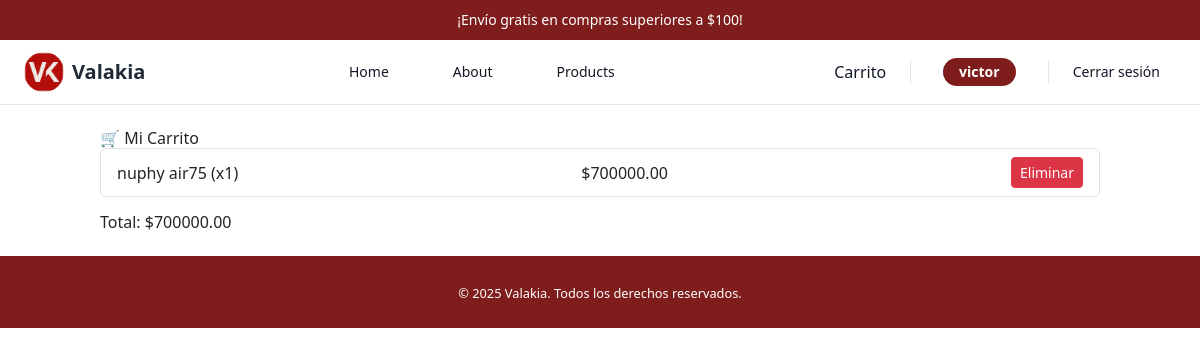
The app's page /cart/ (signed in), older data.
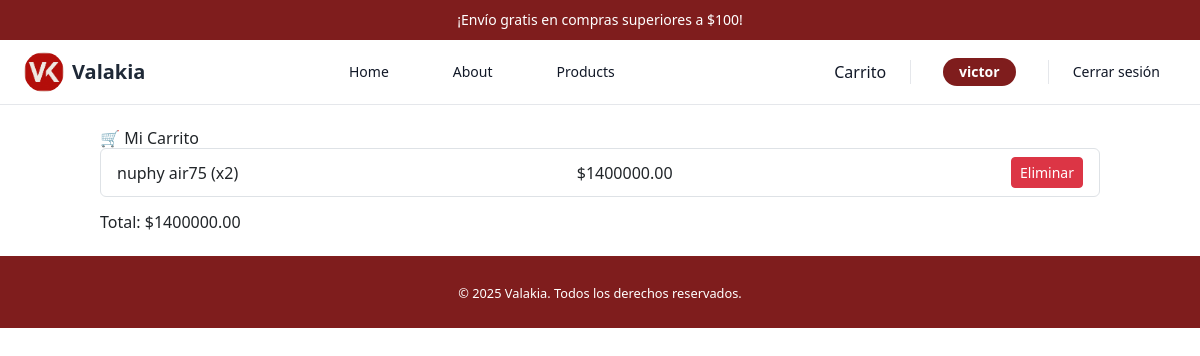
The same page, newer data.
### pages/models.py (models this page shows, shortened)
class CartItem(models.Model):
    cart = models.ForeignKey(Cart, on_delete=models.CASCADE)
    product = models.ForeignKey(Product, on_delete=models.CASCADE)
    quantity = models.PositiveIntegerField(default=1)
    def get_total(self):
        return self.product.price * self.quantity

class Product(models.Model):
    name = models.CharField(max_length=100)
    price = models.DecimalField(max_digits=10, decimal_places=2)
    image = models.ImageField(upload_to="products/", blank=True, null=True)
    descripcion = models.TextField(blank=True, verbose_name="Descripción")
    cantidad_vendidos = models.PositiveIntegerField(default=0, verbose_name="Cantidad vendidos")
    es_producto_dia = models.BooleanField(default=False, verbose_name="¿Producto del día?")

### pages/views.py (the view)
# urls.py: path("cart/", cart_view, name="cart"),
@login_required(login_url='/login/')
def cart_view(request):
    cart, created = Cart.objects.get_or_create(user=request.user)
    items = cart.cartitem_set.all()
    total = sum(item.get_total() for item in items)
    return render(request, 'pages/cart.html', {
        'cart_items': items,
        'total': total
    })

### pages/templates/pages/cart.html (shortened to what this page needs)
{% extends "pages/base.html" %}
{% block content %}
<h2>🛒 Mi Carrito</h2>
{% if cart_items %}
  <ul class="list-group">
    {% for item in cart_items %}
      <li class="list-group-item d-flex justify-content-between align-items-center">
        {{ item.product.name }} (x{{ item.quantity }})
        <span>${{ item.get_total }}</span>
        <a href="{% url 'remove_from_cart' item.product.id %}" class="btn btn-danger btn-sm">Eliminar</a>
      </li>
    {% endfor %}
  </ul>
  <h4 class="mt-3">Total: ${{ total }}</h4>
{% else %}
  <p>No tienes productos en el carrito.</p>
{% endif %}
{% endblock %}

Row changes from the older to the newer data that the page shows:
changed CartItem "nuphy air75": quantity "1" → "2"; get_total "700000.00" → "1400000.00"
Text that changed along with them:
{{ total }}: "700000.00" → "1400000.00"
